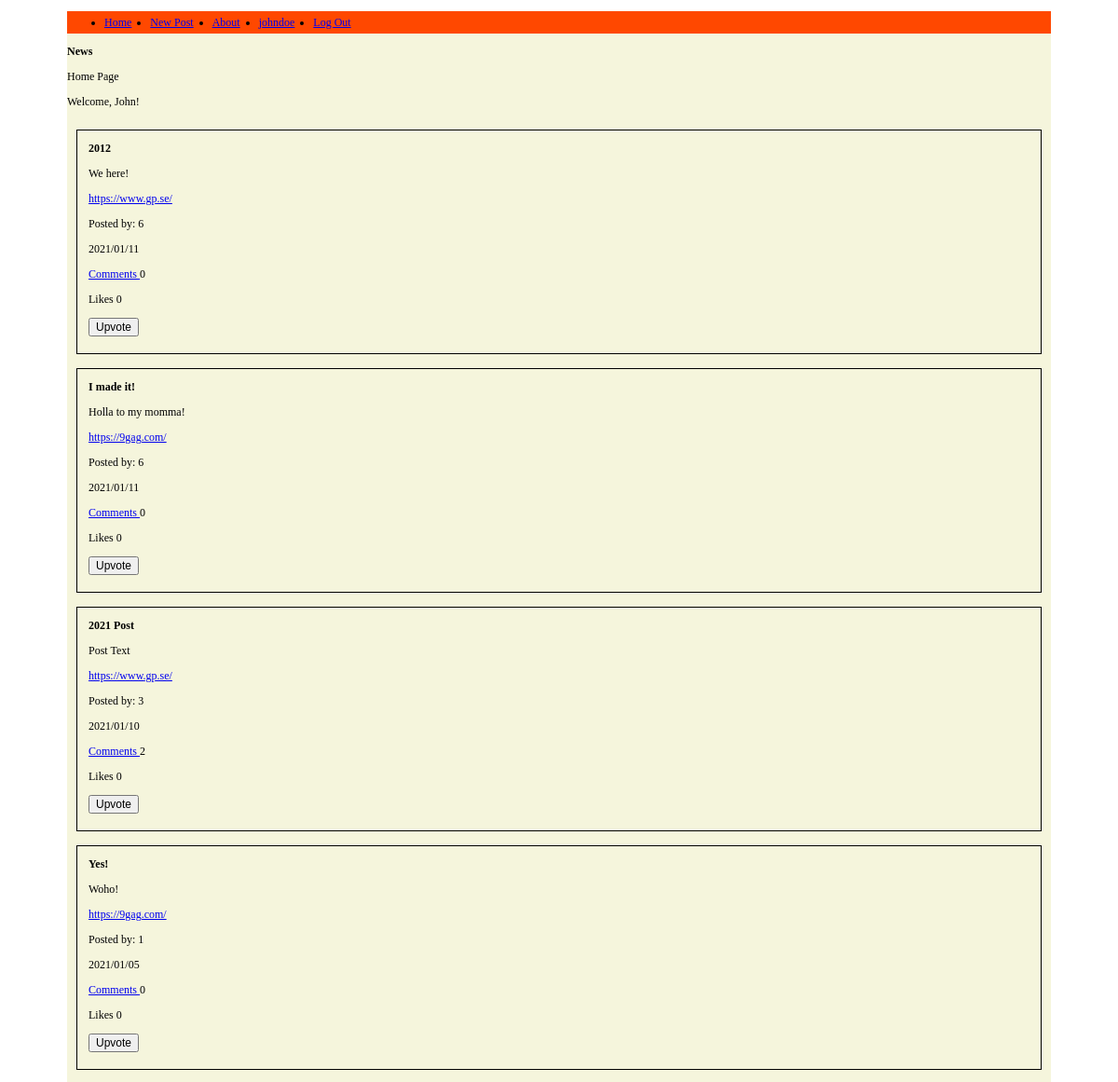
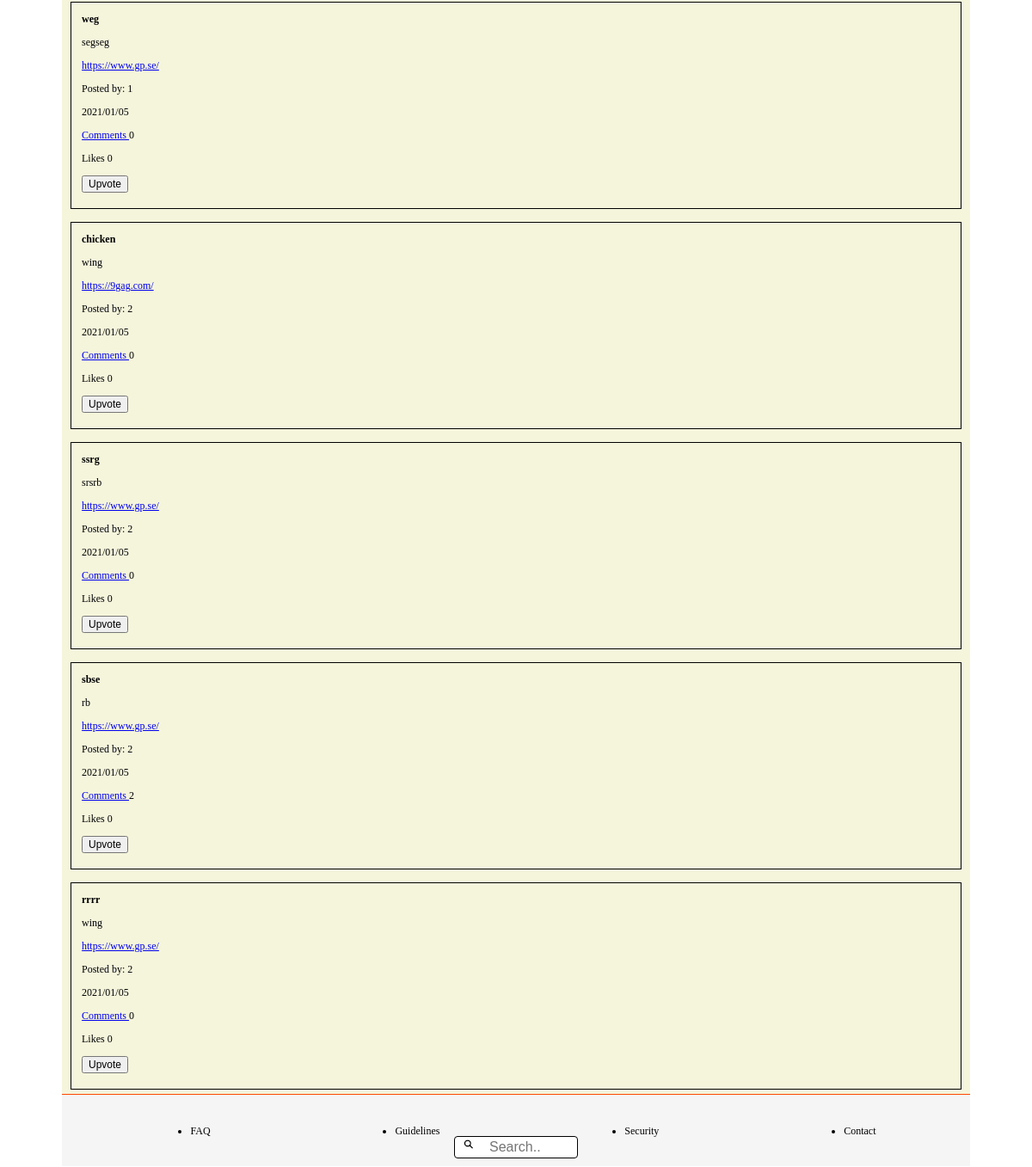
Screenshot of /index.php (signed in) with the database file from the repository (2 pictures, top to bottom).
### tables this page shows
CREATE TABLE Posts (
	id integer PRIMARY KEY AUTOINCREMENT,
	title string,
	description string,
	post_url varchar,
	post_date datetime,
	user_id varchar,
	user_username varchar
);

### web/config.php (called while the page is built, shortened)
<?php
return [
    'title' => 'News',
    'database_path' => sprintf('sqlite:%s/database/hackernews.db', __DIR__),
];

### web/autoload.php (called while the page is built, shortened)
<?php
require __DIR__ . '/functions.php';
$config = require __DIR__ . '/config.php';

### web/functions.php (called while the page is built, shortened)
<?php
function getAllPosts($pdo)
{
    $statement = $pdo->prepare("SELECT * FROM Posts
    ORDER BY Posts.post_date DESC");
    $statement->execute();
    $allPosts = $statement->fetchAll(PDO::FETCH_ASSOC);
    return $allPosts;
}
function countComments($pdo, $postId)
{
    $statement = $pdo->prepare('SELECT COUNT(*) FROM Comments WHERE post_id = :postId');
    $statement->bindParam(':postId', $postId, PDO::PARAM_INT);
    $statement->execute();
    $comments = $statement->fetch(PDO::FETCH_ASSOC);
    return $comments['COUNT(*)'];
}
function countLikes($pdo, $postId)
{
    $statement = $pdo->prepare('SELECT COUNT(*) FROM Likes WHERE post_id = :postId');
    $statement->bindParam(':postId', $postId, PDO::PARAM_INT);
    $statement->execute();
    $likes = $statement->fetch(PDO::FETCH_ASSOC);
    return $likes['COUNT(*)'];
}
function isLikedByUser($pdo, $postId, $userId)
{
    $statement = $pdo->prepare('SELECT * FROM Likes WHERE post_id = :postId
    AND user_id = :userId;');
    $statement->bindParam(':postId', $postId);
    $statement->bindParam(':userId', $userId);
    $statement->execute();
    $isLikedByUser = $statement->fetch(PDO::FETCH_ASSOC);
    return $isLikedByUser;
}

### index.php (the view, shortened to what this page needs)
<?php require __DIR__ . '/homepage/header.php'; ?>
<?php require __DIR__ . '/homepage/navbar.php'; ?>
<?php
if (isset($_SESSION['user'])) : ?>
    <section>
        <div class="newsContainer">
            <article>
                <h1><?php echo $config['title']; ?></h1>
                <p> Home Page </p>
                <?php if (isset($_SESSION['user'])) : ?>
                    <p> Welcome, <?php echo $_SESSION['user']['first_name']; ?>!</p>
                <?php endif; ?>
            </article>
            <?php $allPost = getAllPosts($pdo);
            foreach ($allPost as $post) : ?>
                <?php $postId = $post['id'];  ?>
                <?php $isLikedByUser = isLikedByUser($pdo, $postId, $_SESSION['user']['id']) ?>
                <?php $countComments = countComments($pdo, $postId); ?>
                <?php $countLikes = countLikes($pdo, $postId); ?>
                <article class="newsFeedPage">
                    <div class="newsFeed">
                        <div class="post-item">
                            <h3 class="post-title"> <?php echo $post['title']; ?> </h3>
                        </div>
                        <div class="post-item">
                            <p class="post-description"> <?php echo $post['description']; ?> </p>
                        </div>
                        <div class="post-item">
                            <a href="<?php echo $post['post_url'] ?> "> <?php echo $post['post_url']; ?> </a>
                        </div>
                        <div class="post-item-author">
                            <p> Posted by: <?php echo $post['user_id']; ?> </p>
                        </div>
                        <div class="post-item-date">
                            <p> <?php echo $post['post_date']; ?> </p>
                        </div>
                        <div class="post-item-date">
                            <a href="comments.php?id=<?php echo $post['id']; ?> "> Comments </a>
                            <?php echo $countComments; ?>
                        </div>
                        <div>
                            <p> Likes
                                <?php echo $countLikes; ?> </p>
                            <form action="/web/post/upvote.php" method="post">
                                <?php if ($isLikedByUser) : ?>
                                    <button type="submit">Downvote</button>
                                <?php else : ?>
                                    <button type="submit">Upvote</button>
                                <?php endif; ?>
                            </form>
                        </div>
                    </div>
                </article>
            <?php endforeach; ?>
        </div>
    </section>
<?php else : ?>
    <h1>PLESASE SIGN IN</h1>
<?php endif; ?>
<?php require __DIR__ . '/homepage/footer.php'; ?>

### homepage/header.php (shortened to what this page needs)
<?php require __DIR__ . '/../web/autoload.php'; ?>
<!DOCTYPE html>
<html lang="en">
<head>
    <link rel="stylesheet" href="/CSS Assests/index.css">
    <link rel="stylesheet" href="/CSS Assests/navBar.css">
    <link rel="stylesheet" href="/CSS Assests/footer.css">
    <link rel="stylesheet" href="/css assests/profile.css">
    <link rel="stylesheet" href="/css assests/settings.css">
    <link rel="stylesheet" href="/css assests/signUp.css">
    <link rel="stylesheet" href="/css assests/postCreator.css">
    <link rel="stylesheet" href="/css assests/loginPage.css">
</head>

### homepage/navbar.php (shortened to what this page needs)
<body>
    <div class="topnav">
        <ul class="navbar-nav">
            <li class="nav-item">
                <a class="nav-link <?php echo $_SERVER['SCRIPT_NAME'] === '/index.php' ? 'active' : ''; ?>" href="/index.php">Home</a>
            </li>
            <li class="menu__item">
                <a href="/postCreator.php"> New Post </a>
            </li>
            <li class="nav-item">
                <a class="nav-link <?php echo $_SERVER['SCRIPT_NAME'] === '/about.php' ? 'active' : ''; ?>" href="/about.php">About</a>
            </li>
            <?php if (isset($_SESSION['user'])) : ?>
                <li class="nav-item">
                    <a href="/profile.php?username=<?php echo $_SESSION['user']['username']; ?>"> <?php echo $_SESSION['user']['username']; ?> </a>
                </li>
                <?php if (isset($_SESSION['user'])) : ?>
                    <li class="nav-item">
                        <a href="web/user/logout.php">Log Out</a>
                    </li>
                <?php endif; ?>
            <?php endif; ?>
        </ul>
    </div>

### homepage/footer.php
<footer class="endOfPage">
    <div class="footerListContainer">
        <ul class="footerList">
            <li> FAQ </li>
            <li> Guidelines </li>
            <li> Security </li>
            <li> Contact </li>
        </ul>
    </div>
    <div class="searchBar">
        <form class="searchBarMain">
            <input type="text" name="search" placeholder="Search..">
        </form>
    </div>
</footer>
</body>
</html>

### css assests/index.css (style rules this page uses)
* { box-sizing: border-box; font-size: 12px; }
body { height: 100vh; margin: 0; padding-top: 1rem; padding-left: 6rem; padding-right: 6rem; }
.newsContainer { display: flex; flex-direction: column; background-color: #ffffff; background-color: beige; }
.newsFeed { margin: 10px; margin-bottom: 5px; min-height: 15vh; border: solid 1px black; padding-bottom: 1.5rem; padding-left: 1rem; }
.newsFeedPage { box-sizing: border-box; }

### css assests/navBar.css (style rules this page uses)
.topnav { display: flex; align-items: center; flex-direction: row; width: 100%; background-color: rgb(255, 72, 0); height: 2rem; }
.topnav { display: flex; }
ul { display: flex; align-items: center; justify-content: space-between; gap: 20px; }

### css assests/footer.css (style rules this page uses)
.endOfPage { height: 7rem; width: 100%; background-color: whitesmoke; border-top: 1px solid rgb(255, 72, 0); display: flex; align-items: center; justify-content: center; padding: 1rem; }
.searchBarMain input { width: 12rem; height: 1rem; box-sizing: border-box; border: 1px solid black; border-radius: 4px; font-size: 16px; background-color: white; background-image: url("/Assets/search-icon-png-5.png"); background-size: 1rem 1rem; background-position: 0.8rem 0.3rem; background-repeat: no-repeat; padding: 12px 20px 12px 40px; margin-top: 4rem; }
.searchBar { width: 77.5rem; height: 7rem; position: absolute; display: flex; justify-content: center; }
.footerListContainer { height: 100%; width: 100%; display: flex; justify-content: center; margin-top: 0.1rem; }
.footerList { width: 100%; display: flex; justify-content: space-around; flex-direction: row; }

### rows the page displays
posts: title "2012", description "We here!", post_url "https://www.gp.se/", user "6", post_date "2021/01/11", countComments "0", countLikes "0"
posts: title "I made it!", description "Holla to my momma!", post_url "https://9gag.com/", user "6", post_date "2021/01/11", countComments "0", countLikes "0"
posts: title "2021 Post", description "Post Text", post_url "https://www.gp.se/", user "3", post_date "2021/01/10", countComments "2", countLikes "0"
posts: title "Yes!", description "Woho!", post_url "https://9gag.com/", user "1", post_date "2021/01/05", countComments "0", countLikes "0"
posts: title "weg", description "segseg", post_url "https://www.gp.se/", user "1", post_date "2021/01/05", countComments "0", countLikes "0"
posts: title "chicken", description "wing", post_url "https://9gag.com/", user "2", post_date "2021/01/05", countComments "0", countLikes "0"
posts: title "ssrg", description "srsrb", post_url "https://www.gp.se/", user "2", post_date "2021/01/05", countComments "0", countLikes "0"
posts: title "sbse", description "rb", post_url "https://www.gp.se/", user "2", post_date "2021/01/05", countComments "2", countLikes "0"
posts: title "rrrr", description "wing", post_url "https://www.gp.se/", user "2", post_date "2021/01/05", countComments "0", countLikes "0"

### other values shown
$_SESSION['user']['username'] "johndoe"
$config['title'] "News"
$_SESSION['user']['first_name'] "John"
